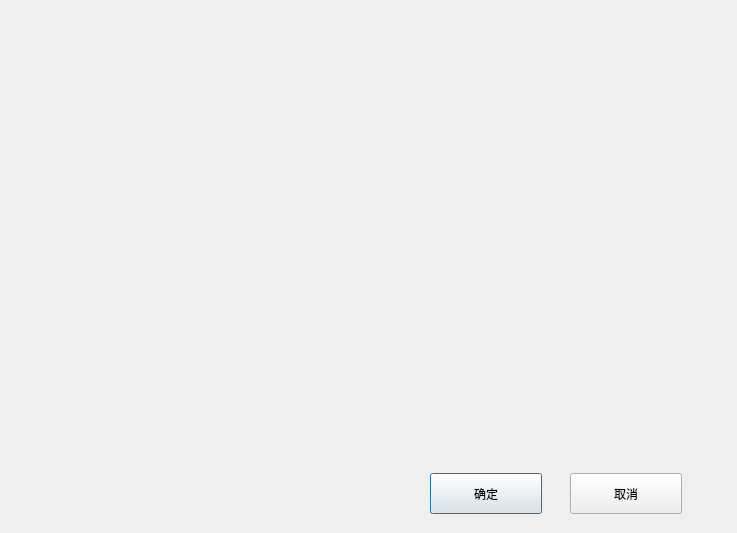
<?xml version="1.0" encoding="UTF-8"?>
<ui version="4.0">
 <class>DialogReport</class>
 <widget class="QDialog" name="DialogReport">
  <property name="geometry">
   <rect>
    <x>0</x>
    <y>0</y>
    <width>737</width>
    <height>533</height>
   </rect>
  </property>
  <property name="windowTitle">
   <string>Dialog</string>
  </property>
  <widget class="QPushButton" name="btnOk">
   <property name="geometry">
    <rect>
     <x>430</x>
     <y>473</y>
     <width>112</width>
     <height>41</height>
    </rect>
   </property>
   <property name="text">
    <string>确定</string>
   </property>
  </widget>
  <widget class="QPushButton" name="pushButton_2">
   <property name="geometry">
    <rect>
     <x>570</x>
     <y>473</y>
     <width>112</width>
     <height>41</height>
    </rect>
   </property>
   <property name="text">
    <string>取消</string>
   </property>
  </widget>
 </widget>
 <resources/>
 <connections/>
</ui>
